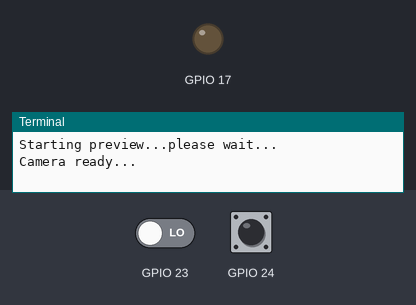
This program was run on a simulated Raspberry Pi (BCM pin numbers). Shown: output pins drawn as LEDs (lit = HIGH), the last lines printed to the terminal. The inputs (shaded band) are chosen by the test bench; at power-on: GPIO 24 HIGH, GPIO 23 LOW. The clock reads 2024-03-15 10:24:30 at power-on unless the program sets it; the camera gives no picture and a still takes 0.5 s.

Above: at 6.7 s.
6.8 s: GPIO 24 pulled LOW for 0.15 s
At 7.5 s:
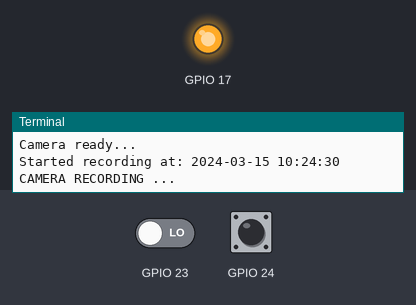
Timing chart, 0 to 9.8 s (numbered marks = the images above; inputs shaded):
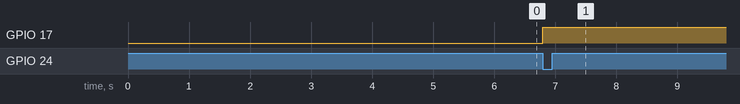

The program:

picameraButtonTrigger_2.py
```python
import RPi.GPIO as GPIO
import time, os, picamera
from time import gmtime, strftime

GPIO.setmode(GPIO.BCM)
GPIO.setup(23, GPIO.IN, pull_up_down = GPIO.PUD_DOWN)
GPIO.setup(24, GPIO.IN, pull_up_down = GPIO.PUD_UP)
GPIO.setup(17, GPIO.OUT) # GPIO17 for LED

xsec=1
time_file = strftime("%Y-%m-%d_%H%M%S") #used to create a unique file name each time
targetDir = "/media/UNTITLED1/movies"
img_filename = targetDir+"/vid_pic_"+time_file+".jpg"
vid_filename = targetDir+"/vid_"+time_file+".h264"
mp4_filename = targetDir+"/vid_"+time_file+".mp4"

starttime = strftime("%Y-%m-%d %H:%M:%S")
iname=0

print("Starting preview...please wait...")
with picamera.PiCamera() as camera:
    camera.rotation = 180
    camera.start_preview()
    time.sleep(5)
    camera.capture(img_filename)
    camera.stop_preview()
print("Camera ready...")

while True:
    #var = raw_input("RECORD NEW VID?: ")
    #if (int(var) == 1):
    if(GPIO.input(24) ==0): # this would be the trigger input pin
        print("Started recording at: "+starttime)
        print("CAMERA RECORDING ... ")
        GPIO.output(17,GPIO.HIGH)
        #os.system("raspivid -w 640 -h480 -fps 90 -t "+str(xsec)+" -o /home/pi/picam_vids/"+filename)
        with picamera.PiCamera() as camera:
##            camera.start_preview()
            camera.rotation = 180
            camera.start_recording(vid_filename)
            GPIO.wait_for_edge(23, GPIO.FALLING) # time.sleep(xsec) # time for testing or recording duration (s)
            camera.stop_recording()
##            camera.start_preview()
            stoptime = strftime("%Y-%m-%d %H:%M:%S")
            print("CAMERA OFF")
            # print("ENTER new file name: ")
            GPIO.output(17,GPIO.LOW)
            #GPIO.wait_for_edge(24, GPIO.RISING)
            break
        #iname+=1
        #vid_filename = "/home/pi/picam_vids/testvid6"+str(iname)+".h264"

GPIO.output(17,GPIO.LOW)
print(" ")
print("Stopped recording at: "+stoptime)
print("H264 to mp4 example: $ MP4Box -add "+vid_filename+" newvid.mp4")

from subprocess import call
photofile = ("MP4Box -add "+vid_filename+" "+mp4_filename)
call ([photofile], shell=True)
print(vid_filename+" converted to MP4: "+mp4_filename)

GPIO.cleanup()
```

Measured:
- after the input at 6.8 s, GPIO 17: LOW → HIGH at once
